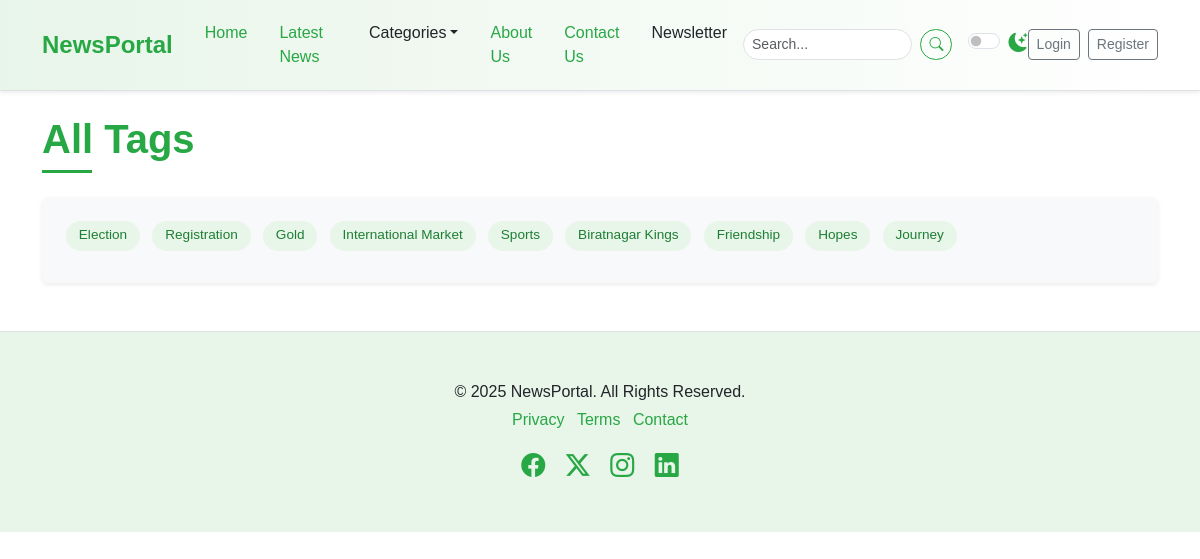
Before: /tags/ with the older database file.
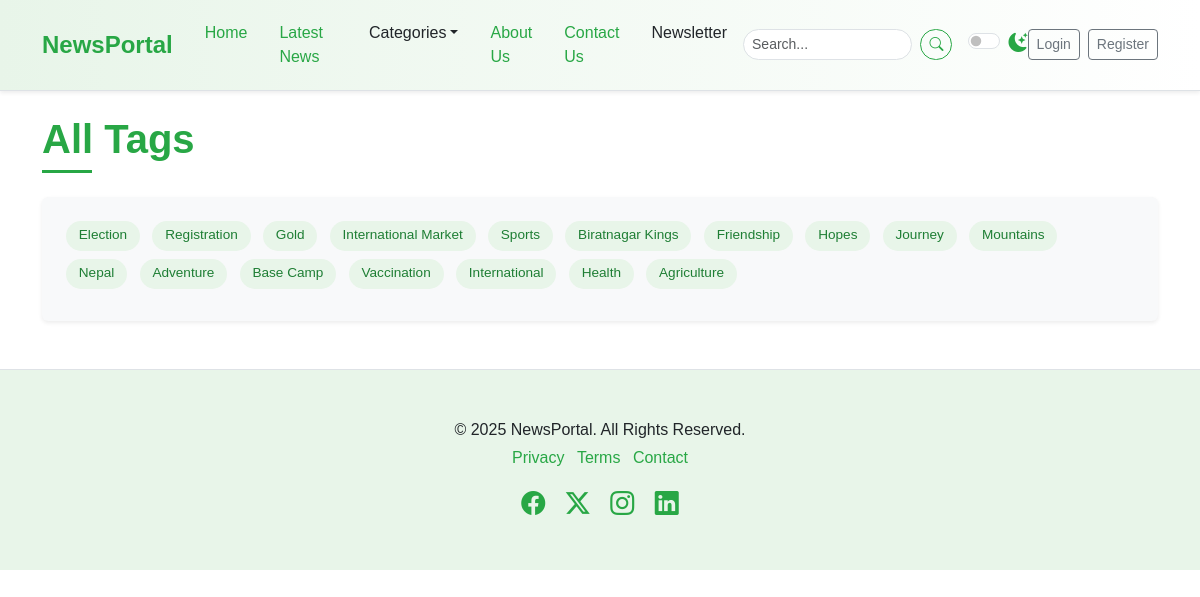
After: the same page with the newer database file.
### newspaper/models.py (models this page shows, shortened)
class TimeStampModel(models.Model):
    created_at = models.DateTimeField(auto_now_add=True)
    updated_at = models.DateTimeField(auto_now=True)
    class Meta:
        abstract = True

class Tag(TimeStampModel):
    name = models.CharField(max_length=100)

### newspaper/views.py (the view)
# urls.py: path("tags/", views.TagListView.as_view(), name="tags"),
class TagListView(ListView):
    model = Tag
    template_name = "newsportal/tags.html"
    context_object_name = "tags"

### newspaper/nav.py (called while the page is built)
def navigation(request):
    categories = Category.objects.all()[:4]
    return {"categories": categories}

### templates/newsportal/tags.html
{% extends "newsportal/base.html" %}
{% block content %}
    <div class="container mt-4 mb-5">
        <h1 class="mb-4 section-title"><span>All Tags</span></h1>
        <div class="p-4 rounded bg-light shadow-sm tag-cloud-container">
             <div class="article-tags">
                {% for tag in tags %}
                 <a href="{% url 'tag-posts' tag.pk %}">{{ tag.name }}</a>
                {% endfor %}
             </div>
        </div>
    </div>
{% endblock content %}

Changed rows visible on the page:
added Tag: name "Mountains"
added Tag: name "Nepal"
added Tag: name "Adventure"
added Tag: name "Base Camp"
added Tag: name "Vaccination"
added Tag: name "International"
added Tag: name "Health"
added Tag: name "Agriculture"
